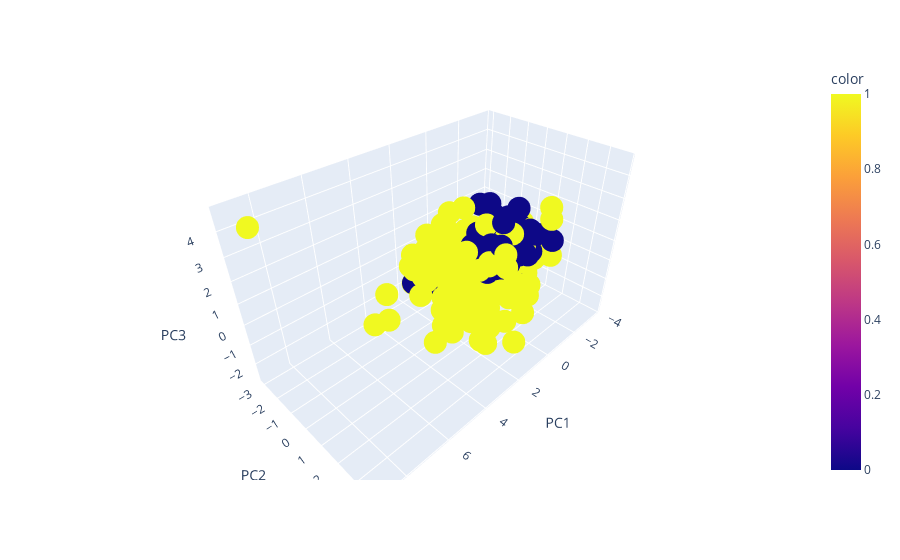

This figure's notebook cell:
### Code cell
import plotly.express as px
fig = px.scatter_3d(x_pc3_df, x='PC1', y='PC2', z='PC3', color=target)
fig.show()

### Figure 1 — Plotly figure (JSON) as saved in the notebook; plotly's stock layout.template omitted (floating-point values rounded to 4 significant figures; data arrays with more than 128 entries replaced by an {"elided": "..."} marker saying what was removed)
{"data": [{"hovertemplate": "PC1=%{x}<br>PC2=%{y}<br>PC3=%{z}<br>color=%{marker.color}<extra></extra>", "legendgroup": "", "marker": {"color": {"elided": "310 int values"}, "coloraxis": "coloraxis", "symbol": "circle"}, "mode": "markers", "name": "", "scene": "scene", "showlegend": false, "type": "scatter3d", "x": {"elided": "310 float values"}, "y": {"elided": "310 float values"}, "z": {"elided": "310 float values"}}], "layout": {"coloraxis": {"colorbar": {"title": {"text": "color"}}, "colorscale": [[0, "#0d0887"], [0.1111, "#46039f"], [0.2222, "#7201a8"], [0.3333, "#9c179e"], [0.4444, "#bd3786"], [0.5556, "#d8576b"], [0.6667, "#ed7953"], [0.7778, "#fb9f3a"], [0.8889, "#fdca26"], [1, "#f0f921"]]}, "legend": {"tracegroupgap": 0}, "margin": {"t": 60}, "scene": {"domain": {"x": [0, 1], "y": [0, 1]}, "xaxis": {"title": {"text": "PC1"}}, "yaxis": {"title": {"text": "PC2"}}, "zaxis": {"title": {"text": "PC3"}}}}}
